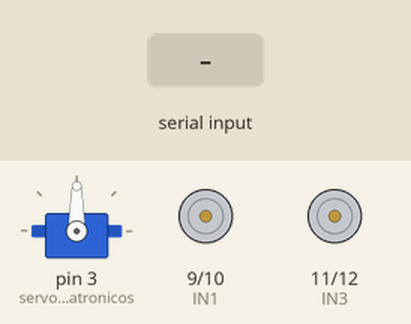
This sketch was run on a simulated Arduino Uno, built with avr-gcc and run on an emulated ATmega328P. On the bench: servo, motor-driver pin pairs drawn as motors (green arrow = first pin HIGH = forward, orange = second pin HIGH = backward, longer = more drive). The inputs (shaded band) are chosen by the test bench. What the sketch prints to the serial monitor is not drawn.

Above: at 1.2 s.
1.3 s: "U" received over the second serial link
At 2.4 s:
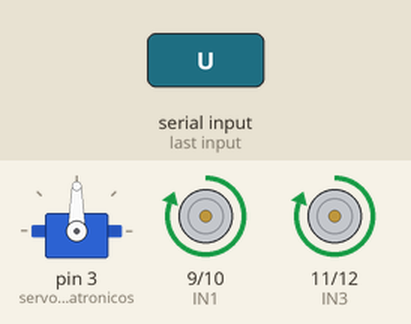
2.8 s: "D" received over the second serial link
At 3.5 s:
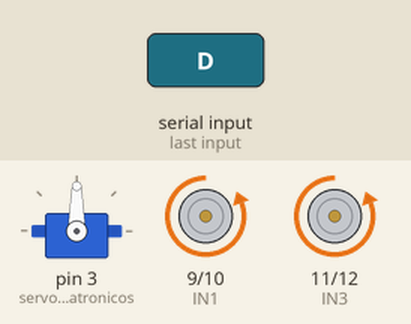
4.3 s: "L" received over the second serial link
At 4.7 s:
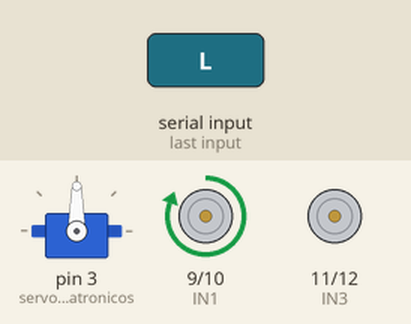
5.8 s: "R" received over the second serial link
At 7.0 s:
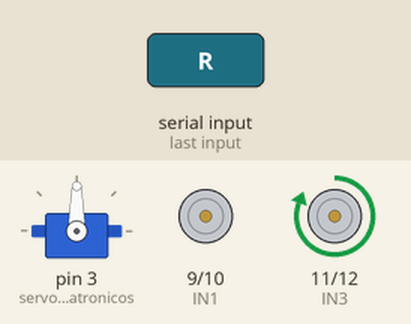
7.3 s: "Y" received over the second serial link
At 8.5 s:
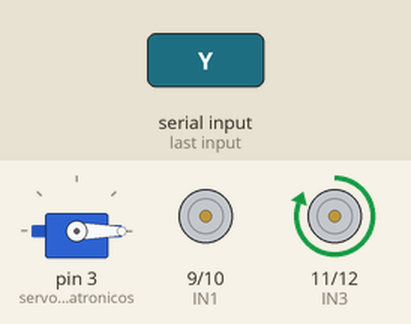
8.8 s: "p" received over the second serial link
At 9.3 s:
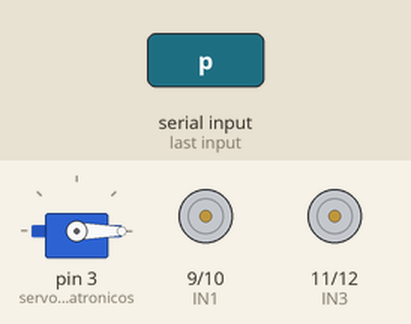
Timing chart, 0 to 11.3 s (numbered marks = the images above; inputs shaded):
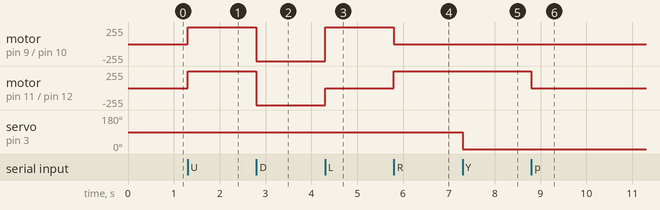

Measured:
- after the input at 1.3 s, motor on pin 9 (IN1) / pin 10 (IN2), motor on pin 11 (IN3) / pin 12 (IN4): stopped → forward 255/255 at once
- after the input at 2.8 s, motor on pin 9 (IN1) / pin 10 (IN2), motor on pin 11 (IN3) / pin 12 (IN4): forward 255/255 → backward 255/255 at once
- after the input at 4.3 s, motor on pin 9 (IN1) / pin 10 (IN2): backward 255/255 → forward 255/255 at once; motor on pin 11 (IN3) / pin 12 (IN4): backward 255/255 → stopped at once
- after the input at 5.8 s, motor on pin 9 (IN1) / pin 10 (IN2): forward 255/255 → stopped at once; motor on pin 11 (IN3) / pin 12 (IN4): stopped → forward 255/255 at once
- after the input at 7.3 s, servo on pin 3 (servomecatronicos): 90° → 0° at once
- after the input at 8.8 s, motor on pin 11 (IN3) / pin 12 (IN4): forward 255/255 → stopped at once

The sketch:

arduinocarrito4.ino
```cpp
#include <SoftwareSerial.h>
#include <Servo.h>
Servo servomecatronicos;


SoftwareSerial myApp(7,8); //7-RX 8-TX
//RXD BLUETOOTH - PIN 8
//TXD BLUETOOTH - PIN 7

char myChar;
//puente h
int IN1 = 9;
int IN2 = 10;
int IN3 = 11;
int IN4 = 12;

void setup() {
  servomecatronicos.attach(3); //seleccionemos un pin libre. Luego vemos mejor cual es el ideal


  Serial.begin(9600);
  myApp.begin(9600);
  Serial.println("SERIAL PC LISTO");
  myApp.println("APP LISTA#");
  pinMode(IN1, OUTPUT);
  pinMode(IN2, OUTPUT);
  pinMode(IN3, OUTPUT);
  pinMode(IN4, OUTPUT);
}
void loop() {

  while(myApp.available()){
    myChar=myApp.read();
    Serial.print(myChar);
    myApp.print(myChar);
    myApp.print("#");
    if(myChar=='U'){
      adelante();
    }
    if(myChar=='D'){
      atras();
    }
    if(myChar=='L'){
      izquierda();
    }
     if(myChar=='R'){
      derecha();
    }
     if(myChar=='p'){
      parar();
    }
    if(myChar=='Y'){
      servomotor();
    }
    if(myChar=='O'){
      servomotor1();
    }

  }
  while(Serial.available()){
    myChar= Serial.read();
    myApp.print(myChar);
    myApp.print("#");
  }
}

void adelante(){
  digitalWrite(IN1, HIGH);
  digitalWrite(IN2, LOW);
  digitalWrite(IN3, HIGH);
  digitalWrite(IN4, LOW);
  myApp.print("Funcion ejecutada");
}
void atras(){
  digitalWrite(IN1, LOW);
  digitalWrite(IN2, HIGH);
  digitalWrite(IN3, LOW);
  digitalWrite(IN4, HIGH);
  myApp.print("Funcion ejecutada");
}
void izquierda(){
  digitalWrite(IN1, HIGH);
  digitalWrite(IN2, LOW);
  digitalWrite(IN3, LOW);
  digitalWrite(IN4, LOW);
  myApp.print("Funcion ejecutada");
}
void derecha(){
  digitalWrite(IN1, LOW);
  digitalWrite(IN2, LOW);
  digitalWrite(IN3, HIGH);
  digitalWrite(IN4, LOW);
  myApp.print("Funcion ejecutada");
}
void parar(){
  digitalWrite(IN1, LOW);
  digitalWrite(IN2, LOW);
  digitalWrite(IN3, LOW);
  digitalWrite(IN4, LOW);
  myApp.print("Funcion ejecutada");
}
void servomotor(){
   servomecatronicos.write(0);
   delay(0);
}
void servomotor1(){
  servomecatronicos.write(180);
  delay(0);
}
```
